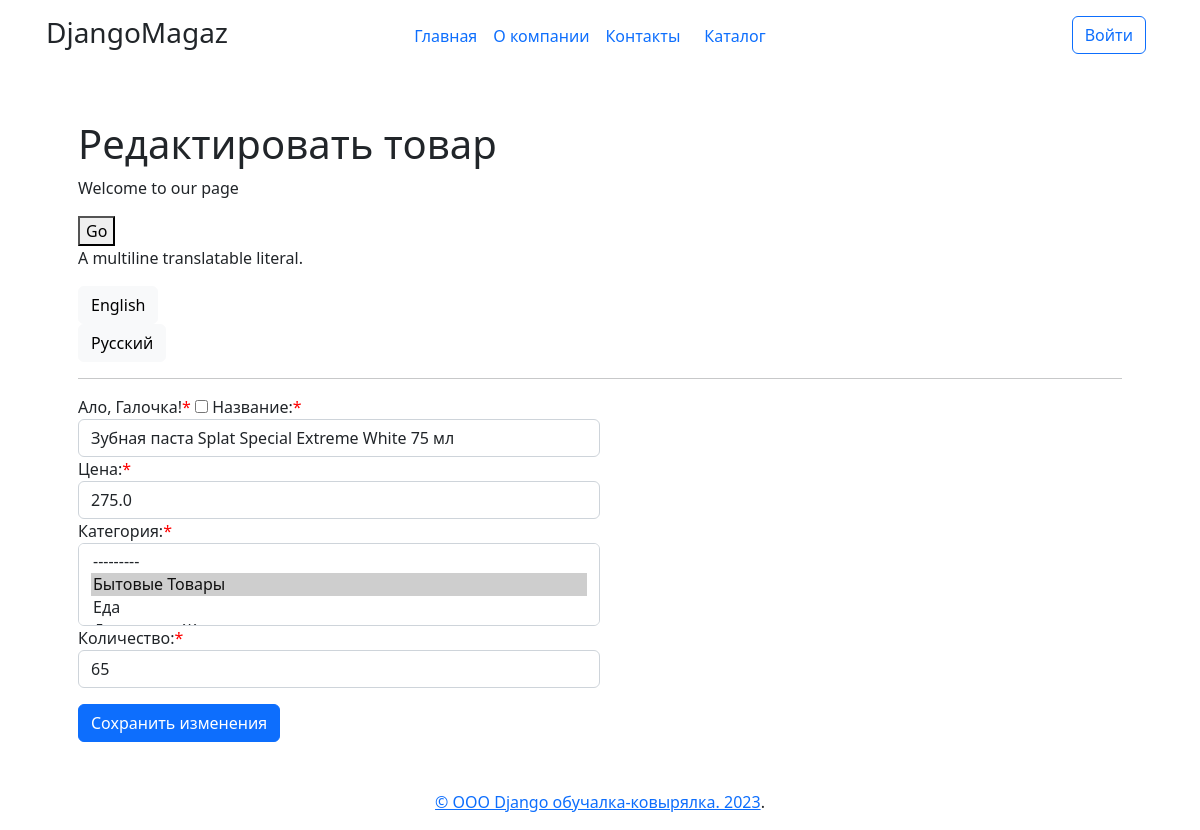
Page /products/update/8 (signed in) on the committed database.
### simpleapp/models.py (models this page shows, shortened)
class Product(models.Model):
    name = models.CharField(
        max_length=50,
        unique=True, # названия товаров не должны повторяться
    )
    description = models.TextField()
    quantity = models.IntegerField(
        validators=[MinValueValidator(0)],
    )
    category = models.ForeignKey(
        to='Category',
        on_delete=models.CASCADE,
        related_name='products', # все продукты в категории будут доступны через поле products
    )
    price = models.FloatField(
        validators=[MinValueValidator(0.0)],
    )
    objects = models.Manager()

class Category(models.Model):
    name = models.CharField(max_length=100, unique=True)  # названия категорий тоже не должны повторяться
    def __str__(self):
        return f'{self.name.title()}'

### simpleapp/views.py (the view)
# urls.py: path('update/<int:pk>', ProductUpdateView.as_view(), name='product_update'),
@method_decorator(login_required(login_url = "/login/"), name='dispatch')
class ProductUpdateView(UpdateView):
    template_name = 'product_create.html'
    form_class = ProductForm
    def get_object(self, **kwargs):
        id = self.kwargs.get('pk')
        return Product.objects.get(pk=id)
    def get_context_data(self, **kwargs):
        context = super().get_context_data(**kwargs)
        context['isUpdateView'] = True # добавим ещё одну пустую переменную, чтобы на её примере посмотреть работу другого фильтра
        return context

### simpleapp/forms.py
class ProductForm(ModelForm):
    error_css_class = 'error'
    required_css_class = 'required'
    checkbox = BooleanField(label='Ало, Галочка!') # добавляем галочку или же true-false поле
    name = forms.CharField(
        label = _('first name'),
        widget=forms.TextInput(attrs={
            'placeholder': 'Например, молоко...',
            'class':'form-control',
            'id': 'adding-item-name'
        }))
    price = forms.CharField(
        label = _('price'),
        widget=forms.TextInput(attrs={
            'class':'form-control',
            'id': 'adding-item-price'
        }))
    quantity = forms.CharField(
        label = _('qwantity'),
        widget=forms.TextInput(attrs={
            'class': "form-control",
            'id': 'adding-item-quantity'
        }))
    category = forms.ModelChoiceField(
        label = 'Категория',
        queryset = Category.objects.all(),
        widget=forms.Select(attrs={
            'class': 'form-select',
            'size': 3,
            'id': 'adding-item-category'
        }))
    class Meta:
        model = Product
        fields = ['checkbox', 'name', 'price', 'category', 'quantity',]

### templates/product_create.html (shortened to what this page needs)
{% extends 'flatpages/defaultLayout.html' %}
{% load static %}
{% load i18n %}
{% block page_styles %}
<link rel="stylesheet" href="{% static 'general.css' %}">
{% endblock page_styles %}
{% block abracadabra %}
{% if isUpdateView  %}
        <h1>Редактировать товар</h1>
    {% else %}
        <h1>Добавить товар</h1>
{% endif %}
{% get_current_language as LANGUAGE_CODE %}
{% get_available_languages as LANGUAGES %}
{% get_language_info_list for LANGUAGES as languages %}
<p>{% translate "Welcome to our page" %}</p>
<button type="submit">{% translate "Go" %}</button>
<p>{% blocktranslate %}A multiline translatable literal.{% endblocktranslate %}</p>
{% for language in languages %}
    <button class="btn btn-light" type="submit" form="form_{{ language.code }}" value="Submit">{{ language.name_local }}</button>
{% endfor %}
<hr/>
<form method="POST">
        <div class="col-6 mb-3">
            {{ form }}
        </div>
        {% if isUpdateView  %}
            <input type="submit" value="Сохранить изменения" class="btn btn-primary">
            {% else %}
            <input type="submit" value="Добавляем" class="btn btn-primary">
        {% endif %}
</form>
{% endblock abracadabra %}

### templates/flatpages/defaultLayout.html (shortened to what this page needs)
{% load flatpages %}
{% load static %}
<!DOCTYPE html>
<html lang="ru" class="">
<head>
    <link rel="stylesheet" href="https://cdn.jsdelivr.net/npm/bootstrap@5.2.3/dist/css/bootstrap.min.css">
    {% block page_styles %} {% endblock page_styles %}
</head>
<body class="d-flex flex-column h-100">
    <div class="container d-flex w-100 p-3 mx-auto flex-column">
      <header class="row">
        <div class="col-md-3 mb-2 mb-md-0">
          <h3 class="float-md-start mb-0">DjangoMagaz</h3>
        </div>
        {% get_flatpages as flatpages %}
        <nav class="nav col-md-6 mb-2 justify-content-center mb-md-0">
            {% for page in flatpages %}
            <li><a href="{{ page.url }}" class="nav-link px-2">{{ page.title }}</a></li>
            {% endfor %}
            <li><a href="{% url 'products'  %}" class="nav-link">Каталог</a></li>
        </nav>
        <div class="col-md-3 text-end">
          <button type="button" class="btn btn-outline-primary me-2"  data-bs-toggle="modal" data-bs-target="#exampleModal">Войти</button>
        </div>
      </header>
    </div>
          {% get_flatpages as flatpages %}
    <main class="container h-100 p-5">
      {% block abracadabra %}
      {% endblock abracadabra %}
    </main>
    <footer class="mt-auto text-center">
      <p><a href="https://getbootstrap.com/">© ООО Django обучалка-ковырялка. 2023</a>.</p>
    </footer>
  </body>
</html>

### static/general.css (style rules this page uses)
.required:after { content: '*'; color: red; }

### rows in the picture
Product: name "Зубная паста Splat Special Extreme White 75 мл", price "275.0", category "--------- / Бытовые Товары ☑ / Еда", quantity "65"

### other values in the picture
{{ page.title }} "Главная"
{{ page.title }} "О компании"
{{ page.title }} "Контакты"
{{ language.name_local }} "English" "Русский"
